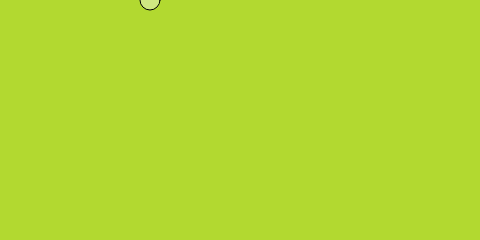
Frame 1 (no input)
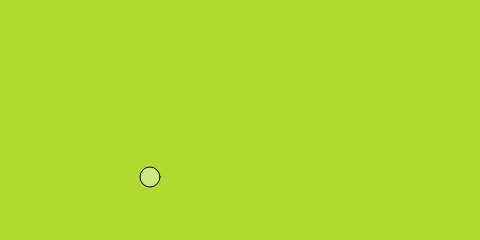
Frame 60 (no input)
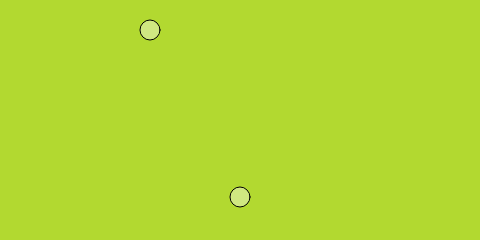
Frame 120 (the mouse pressed at the canvas centre since frame 60)

The p5.js sketch that drew these frames (run headless with seeded random() and noise() and a simulated clock; from frame 60 on, the mouse is pressed at the canvas centre):

// p5.js sketch
// ── sketch.js
var balls = []; 
var gravity = 0.1;

function setup() {
  createCanvas(480, 240);
  balls.push(new Ball(150,0,20));
}

function draw() {
  background(178, 217, 48);
  
  for(var x = 0; x < balls.length; x ++ ) { 
    balls[x].update();
    balls[x].display();
  }
}

function mousePressed() {
  var b = new Ball(mouseX,mouseY,20);
  balls.push(b);
}


// ── ball.js
function Ball(tempX, tempY, tempW) {
  this.x = tempX;  
  this.y = tempY;   
  this.w = tempW;  
  this.speed = 0;  

  this.display = function() {
    fill(255,100); 
    stroke(0); 
    ellipse(this.x,this.y,this.w,this.w); 
  }

  this.update = function() {   
    this.y = this.y + this.speed;    
    this.speed = this.speed + gravity; 

    if (this.y > height) { 
      this.y = height;
      this.speed = this.speed * -0.95;  
    } 
  }
}
